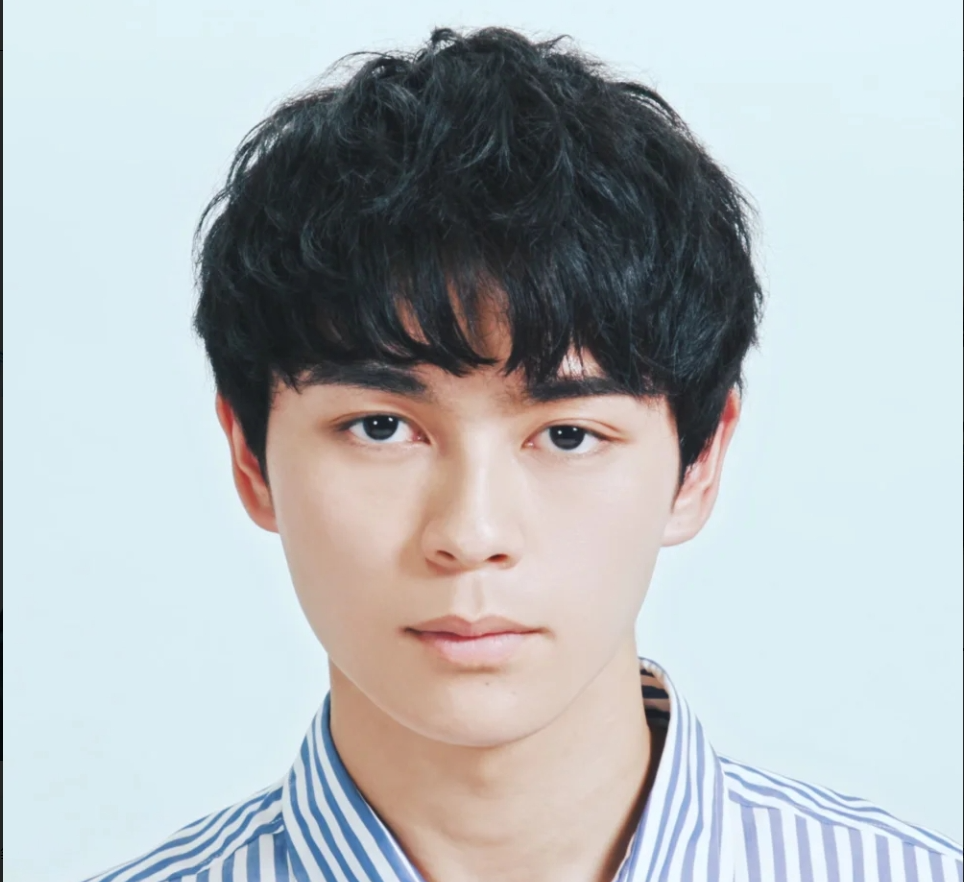
#> input picture data/training_images/user1_1.png, 964 x 882 px; its folder holds 4 pictures in this run
$ python train_eigenfaces.py
#> lines starting #> are read from the running program, lines starting #| are printed output that depends on the picture
### utils/data_preprocessing.py
import cv2
import os
import numpy as np

def load_images_from_folder(folder):
#> called with folder = 'data/training_images'
    images = []
    labels = []
    for filename in os.listdir(folder):
        img = cv2.imread(os.path.join(folder, filename), cv2.IMREAD_GRAYSCALE)
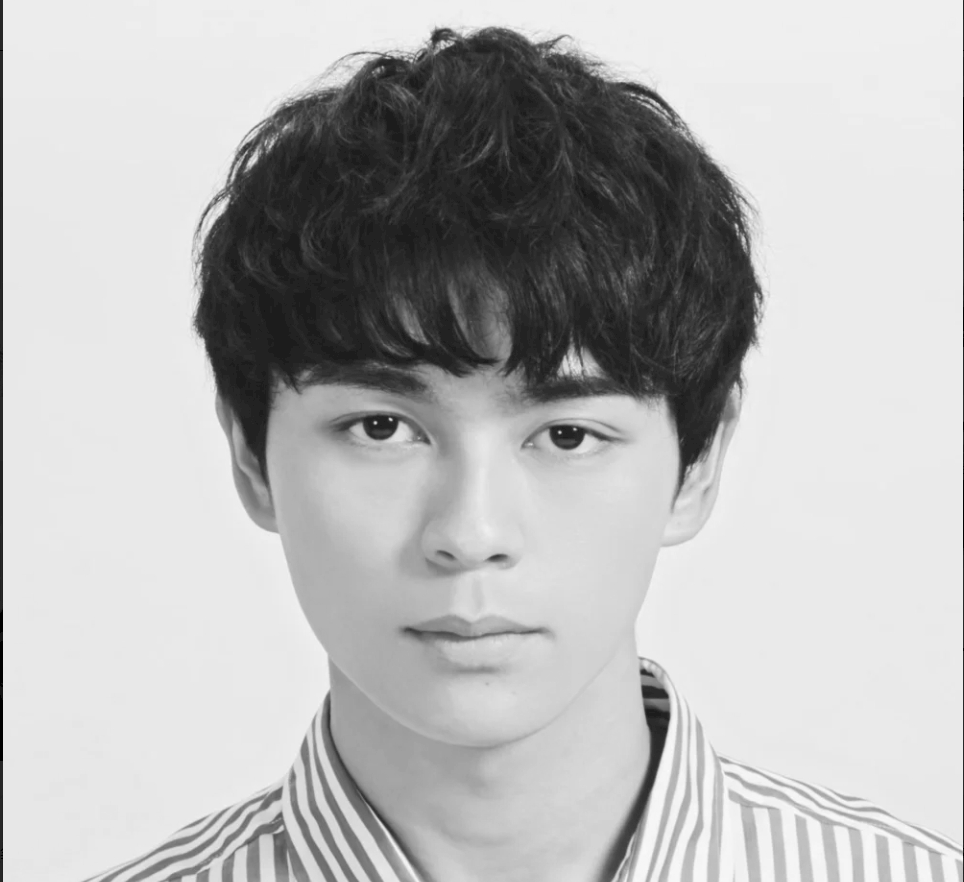
#> img: shape (882, 964); min 0, max 250, mean 184.3
        if img is not None:
            img = cv2.resize(img, (100, 100))
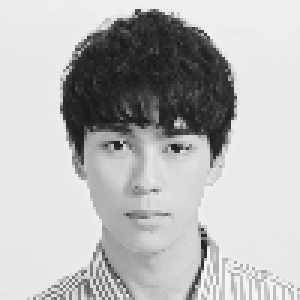
#> img: shape (100, 100) (shown 3 times larger); min 28, max 247, mean 184.9
            images.append(img.flatten())
            labels.append(filename.split("_")[0])  # Dùng tên file để tạo nhãn
#> pass 2 of the loop in load_images_from_folder, `for filename in os.listdir(folder):`:
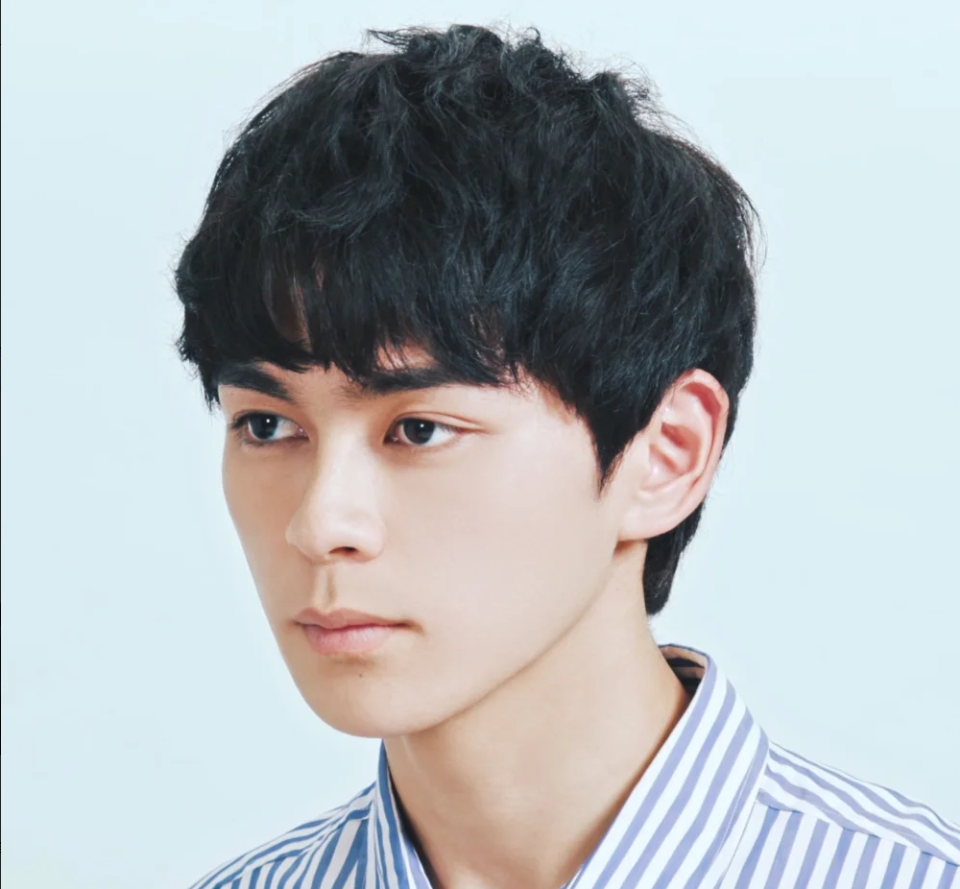
#> input picture data/training_images/user1_2.png, 960 x 889 px
#> in load_images_from_folder, `img = cv2.imread(os.path.join(folder, filename), cv2.IMREAD_GRAYSCALE)`:
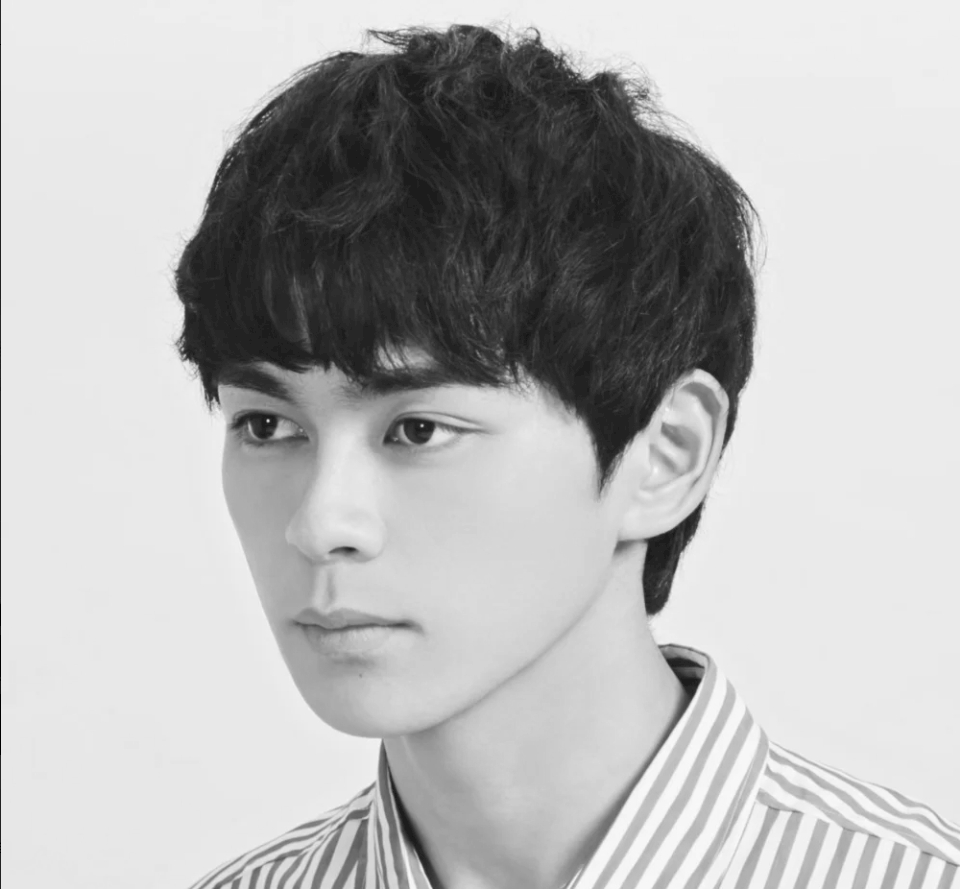
#> img: shape (889, 960); min 0, max 251, mean 183.9
#> in load_images_from_folder, `img = cv2.resize(img, (100, 100))`:
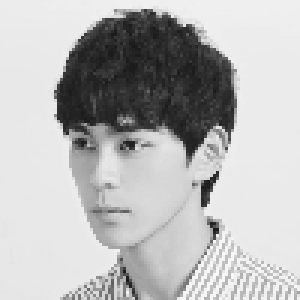
#> img: shape (100, 100) (shown 3 times larger); min 23, max 248, mean 184.1
#> pass 3 of the loop in load_images_from_folder, `for filename in os.listdir(folder):`:
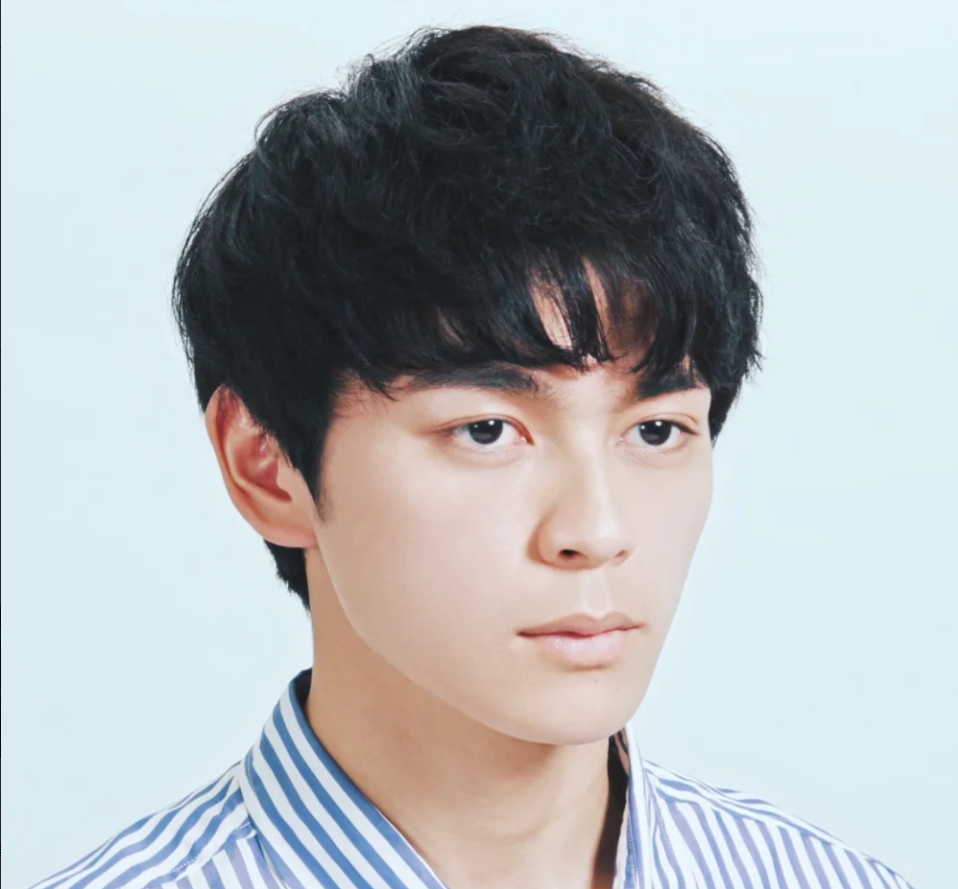
#> input picture data/training_images/user1_3.png, 958 x 889 px
#> in load_images_from_folder, `img = cv2.imread(os.path.join(folder, filename), cv2.IMREAD_GRAYSCALE)`:
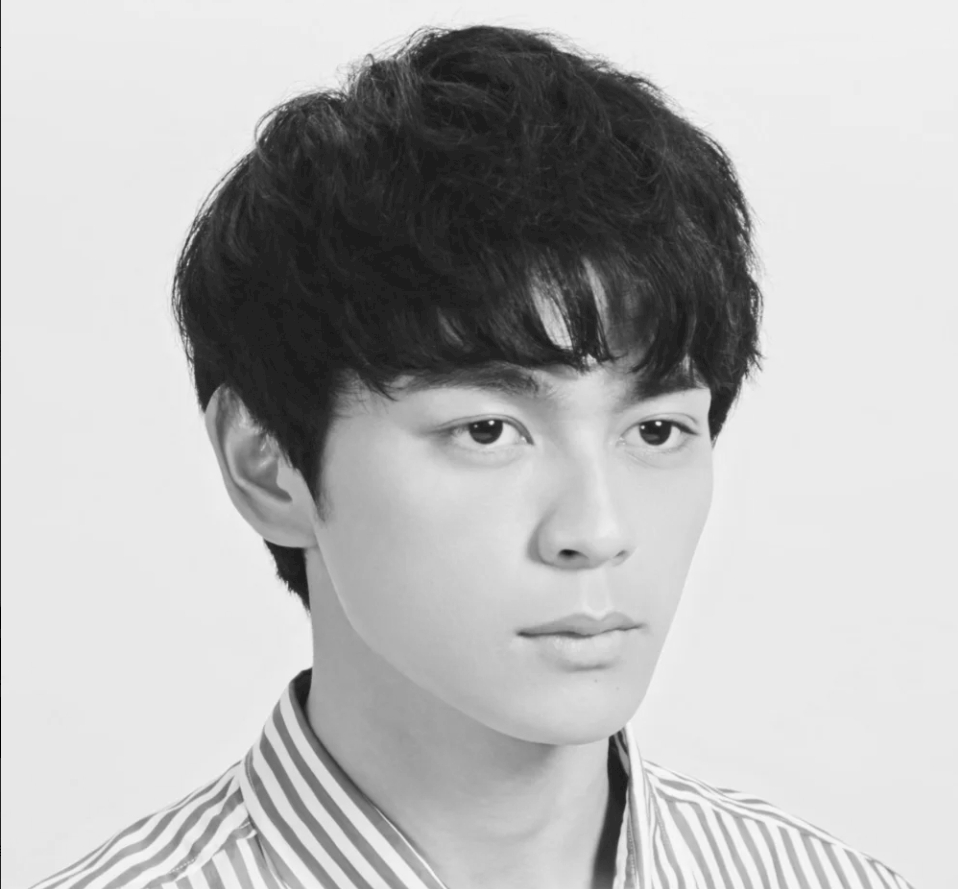
#> img: shape (889, 958); min 0, max 250, mean 182.1
#> in load_images_from_folder, `img = cv2.resize(img, (100, 100))`:
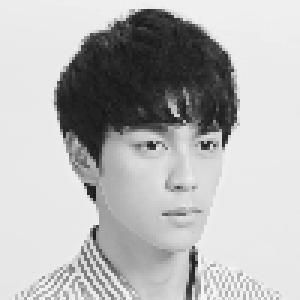
#> img: shape (100, 100) (shown 3 times larger); min 21, max 247, mean 182.3
#> the loop made 4 passes; the first 3 are shown
    return np.array(images), labels

# [4 lines left out: function preprocess_image, not called in this run]

### train_eigenfaces.py
import os
import cv2
import numpy as np
import pickle
from sklearn.decomposition import PCA
from sklearn.preprocessing import StandardScaler
from utils.data_preprocessing import load_images_from_folder

# Đường dẫn đến thư mục chứa ảnh huấn luyện
folder = 'data/training_images'

print("Đang tải ảnh từ thư mục huấn luyện...")
X_train, y_train = load_images_from_folder(folder)

if X_train.size == 0:
    print("Không tìm thấy ảnh huấn luyện trong thư mục 'training_images'. Vui lòng thêm ảnh và thử lại.")
    exit()

print("Đang chuẩn hóa dữ liệu ảnh...")
scaler = StandardScaler().fit(X_train)
X_train_scaled = scaler.transform(X_train)

print("Đang huấn luyện mô hình PCA để tạo Eigenfaces...")
#> (the run stopped early here; a loop or call above may not have finished)
